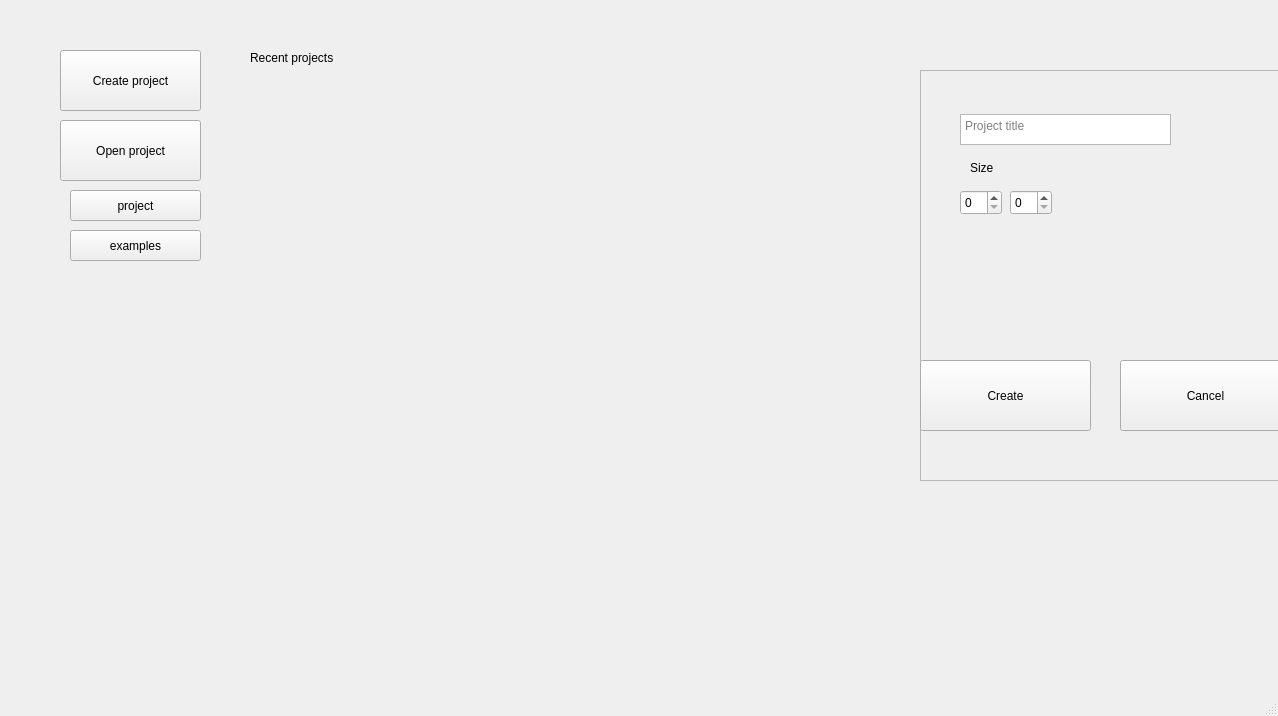
<?xml version="1.0" encoding="UTF-8"?>
<ui version="4.0">
 <class>MainWindow</class>
 <widget class="QMainWindow" name="MainWindow">
  <property name="geometry">
   <rect>
    <x>0</x>
    <y>0</y>
    <width>1278</width>
    <height>716</height>
   </rect>
  </property>
  <property name="windowTitle">
   <string>MainWindow</string>
  </property>
  <widget class="QWidget" name="centralwidget">
   <widget class="QStackedWidget" name="stackedWidget">
    <property name="geometry">
     <rect>
      <x>10</x>
      <y>0</y>
      <width>911</width>
      <height>671</height>
     </rect>
    </property>
    <property name="currentIndex">
     <number>0</number>
    </property>
    <widget class="QWidget" name="page">
     <widget class="QPushButton" name="pushButton">
      <property name="geometry">
       <rect>
        <x>50</x>
        <y>50</y>
        <width>141</width>
        <height>61</height>
       </rect>
      </property>
      <property name="cursor">
       <cursorShape>PointingHandCursor</cursorShape>
      </property>
      <property name="text">
       <string>Create project</string>
      </property>
     </widget>
     <widget class="QPushButton" name="pushButton_2">
      <property name="geometry">
       <rect>
        <x>50</x>
        <y>120</y>
        <width>141</width>
        <height>61</height>
       </rect>
      </property>
      <property name="cursor">
       <cursorShape>PointingHandCursor</cursorShape>
      </property>
      <property name="text">
       <string>Open project</string>
      </property>
     </widget>
     <widget class="QPushButton" name="pushButton_3">
      <property name="geometry">
       <rect>
        <x>60</x>
        <y>190</y>
        <width>131</width>
        <height>31</height>
       </rect>
      </property>
      <property name="cursor">
       <cursorShape>PointingHandCursor</cursorShape>
      </property>
      <property name="text">
       <string>project</string>
      </property>
     </widget>
     <widget class="QPushButton" name="pushButton_4">
      <property name="geometry">
       <rect>
        <x>60</x>
        <y>230</y>
        <width>131</width>
        <height>31</height>
       </rect>
      </property>
      <property name="cursor">
       <cursorShape>PointingHandCursor</cursorShape>
      </property>
      <property name="text">
       <string>examples</string>
      </property>
     </widget>
     <widget class="QLabel" name="label">
      <property name="geometry">
       <rect>
        <x>240</x>
        <y>50</y>
        <width>221</width>
        <height>16</height>
       </rect>
      </property>
      <property name="text">
       <string>Recent projects</string>
      </property>
     </widget>
    </widget>
    <widget class="QWidget" name="page_2">
     <widget class="QPlainTextEdit" name="plainTextEdit">
      <property name="geometry">
       <rect>
        <x>30</x>
        <y>470</y>
        <width>501</width>
        <height>70</height>
       </rect>
      </property>
     </widget>
     <widget class="QPushButton" name="pushButton_5">
      <property name="geometry">
       <rect>
        <x>540</x>
        <y>520</y>
        <width>181</width>
        <height>41</height>
       </rect>
      </property>
      <property name="cursor">
       <cursorShape>PointingHandCursor</cursorShape>
      </property>
      <property name="text">
       <string>Save in txt</string>
      </property>
     </widget>
     <widget class="QPushButton" name="pushButton_6">
      <property name="geometry">
       <rect>
        <x>740</x>
        <y>520</y>
        <width>51</width>
        <height>41</height>
       </rect>
      </property>
      <property name="cursor">
       <cursorShape>PointingHandCursor</cursorShape>
      </property>
      <property name="text">
       <string>DEL</string>
      </property>
     </widget>
     <widget class="QLabel" name="label_2">
      <property name="geometry">
       <rect>
        <x>790</x>
        <y>390</y>
        <width>49</width>
        <height>16</height>
       </rect>
      </property>
      <property name="text">
       <string>layer</string>
      </property>
     </widget>
     <widget class="QSpinBox" name="spinBox">
      <property name="geometry">
       <rect>
        <x>840</x>
        <y>390</y>
        <width>71</width>
        <height>25</height>
       </rect>
      </property>
      <property name="maximum">
       <number>0</number>
      </property>
      <property name="displayIntegerBase">
       <number>10</number>
      </property>
     </widget>
     <widget class="OledCanvas" name="canvasWidget" native="true">
      <property name="geometry">
       <rect>
        <x>30</x>
        <y>19</y>
        <width>501</width>
        <height>441</height>
       </rect>
      </property>
      <property name="cursor">
       <cursorShape>OpenHandCursor</cursorShape>
      </property>
     </widget>
     <widget class="QPushButton" name="pushButton_9">
      <property name="geometry">
       <rect>
        <x>550</x>
        <y>450</y>
        <width>111</width>
        <height>41</height>
       </rect>
      </property>
      <property name="cursor">
       <cursorShape>PointingHandCursor</cursorShape>
      </property>
      <property name="text">
       <string>Print code</string>
      </property>
     </widget>
     <widget class="QLabel" name="IsSaveLabel">
      <property name="geometry">
       <rect>
        <x>762</x>
        <y>40</y>
        <width>21</width>
        <height>20</height>
       </rect>
      </property>
      <property name="text">
       <string/>
      </property>
     </widget>
     <widget class="QPushButton" name="pushButton_10">
      <property name="geometry">
       <rect>
        <x>550</x>
        <y>410</y>
        <width>51</width>
        <height>41</height>
       </rect>
      </property>
      <property name="cursor">
       <cursorShape>PointingHandCursor</cursorShape>
      </property>
      <property name="text">
       <string>undo</string>
      </property>
     </widget>
     <widget class="QPushButton" name="pushButton_11">
      <property name="geometry">
       <rect>
        <x>600</x>
        <y>410</y>
        <width>51</width>
        <height>41</height>
       </rect>
      </property>
      <property name="cursor">
       <cursorShape>PointingHandCursor</cursorShape>
      </property>
      <property name="text">
       <string>redo</string>
      </property>
     </widget>
     <widget class="QPushButton" name="pushButton_12">
      <property name="geometry">
       <rect>
        <x>780</x>
        <y>420</y>
        <width>51</width>
        <height>41</height>
       </rect>
      </property>
      <property name="cursor">
       <cursorShape>PointingHandCursor</cursorShape>
      </property>
      <property name="text">
       <string>add</string>
      </property>
     </widget>
     <widget class="QPushButton" name="pushButton_13">
      <property name="geometry">
       <rect>
        <x>830</x>
        <y>420</y>
        <width>51</width>
        <height>41</height>
       </rect>
      </property>
      <property name="cursor">
       <cursorShape>PointingHandCursor</cursorShape>
      </property>
      <property name="text">
       <string>set</string>
      </property>
     </widget>
     <widget class="QPushButton" name="pushButton_14">
      <property name="geometry">
       <rect>
        <x>660</x>
        <y>450</y>
        <width>71</width>
        <height>41</height>
       </rect>
      </property>
      <property name="cursor">
       <cursorShape>PointingHandCursor</cursorShape>
      </property>
      <property name="text">
       <string>color</string>
      </property>
     </widget>
     <widget class="QCheckBox" name="checkBox">
      <property name="geometry">
       <rect>
        <x>550</x>
        <y>490</y>
        <width>141</width>
        <height>26</height>
       </rect>
      </property>
      <property name="cursor">
       <cursorShape>PointingHandCursor</cursorShape>
      </property>
      <property name="text">
       <string>optimize memory</string>
      </property>
     </widget>
     <widget class="QPushButton" name="pushButton_15">
      <property name="geometry">
       <rect>
        <x>450</x>
        <y>550</y>
        <width>83</width>
        <height>29</height>
       </rect>
      </property>
      <property name="cursor">
       <cursorShape>PointingHandCursor</cursorShape>
      </property>
      <property name="text">
       <string>cut</string>
      </property>
     </widget>
     <widget class="QPushButton" name="pushButton_16">
      <property name="geometry">
       <rect>
        <x>260</x>
        <y>550</y>
        <width>83</width>
        <height>29</height>
       </rect>
      </property>
      <property name="cursor">
       <cursorShape>PointingHandCursor</cursorShape>
      </property>
      <property name="text">
       <string>insert</string>
      </property>
     </widget>
     <widget class="QPushButton" name="pushButton_17">
      <property name="geometry">
       <rect>
        <x>350</x>
        <y>550</y>
        <width>83</width>
        <height>29</height>
       </rect>
      </property>
      <property name="cursor">
       <cursorShape>PointingHandCursor</cursorShape>
      </property>
      <property name="text">
       <string>copy</string>
      </property>
     </widget>
     <widget class="QPushButton" name="pushButton_18">
      <property name="geometry">
       <rect>
        <x>260</x>
        <y>580</y>
        <width>83</width>
        <height>29</height>
       </rect>
      </property>
      <property name="cursor">
       <cursorShape>PointingHandCursor</cursorShape>
      </property>
      <property name="text">
       <string>line</string>
      </property>
     </widget>
     <widget class="QPushButton" name="pushButton_19">
      <property name="geometry">
       <rect>
        <x>350</x>
        <y>580</y>
        <width>83</width>
        <height>29</height>
       </rect>
      </property>
      <property name="cursor">
       <cursorShape>PointingHandCursor</cursorShape>
      </property>
      <property name="text">
       <string>circle</string>
      </property>
     </widget>
     <widget class="QPushButton" name="pushButton_20">
      <property name="geometry">
       <rect>
        <x>450</x>
        <y>580</y>
        <width>83</width>
        <height>29</height>
       </rect>
      </property>
      <property name="cursor">
       <cursorShape>PointingHandCursor</cursorShape>
      </property>
      <property name="text">
       <string>rectangle</string>
      </property>
     </widget>
     <widget class="QPushButton" name="pushButton_21">
      <property name="geometry">
       <rect>
        <x>260</x>
        <y>610</y>
        <width>83</width>
        <height>29</height>
       </rect>
      </property>
      <property name="cursor">
       <cursorShape>PointingHandCursor</cursorShape>
      </property>
      <property name="text">
       <string>paint</string>
      </property>
     </widget>
     <widget class="QPushButton" name="pushButton_22">
      <property name="geometry">
       <rect>
        <x>350</x>
        <y>610</y>
        <width>83</width>
        <height>29</height>
       </rect>
      </property>
      <property name="cursor">
       <cursorShape>PointingHandCursor</cursorShape>
      </property>
      <property name="text">
       <string>broken line</string>
      </property>
     </widget>
     <widget class="QPushButton" name="pushButton_23">
      <property name="geometry">
       <rect>
        <x>450</x>
        <y>610</y>
        <width>83</width>
        <height>29</height>
       </rect>
      </property>
      <property name="cursor">
       <cursorShape>PointingHandCursor</cursorShape>
      </property>
      <property name="text">
       <string>text</string>
      </property>
     </widget>
     <widget class="QLabel" name="miniCanvasWidget">
      <property name="geometry">
       <rect>
        <x>540</x>
        <y>50</y>
        <width>161</width>
        <height>101</height>
       </rect>
      </property>
      <property name="text">
       <string/>
      </property>
     </widget>
     <widget class="QPushButton" name="pushButton_24">
      <property name="geometry">
       <rect>
        <x>80</x>
        <y>550</y>
        <width>71</width>
        <height>41</height>
       </rect>
      </property>
      <property name="cursor">
       <cursorShape>PointingHandCursor</cursorShape>
      </property>
      <property name="text">
       <string>pen</string>
      </property>
     </widget>
     <widget class="QPushButton" name="pushButton_25">
      <property name="geometry">
       <rect>
        <x>170</x>
        <y>580</y>
        <width>83</width>
        <height>29</height>
       </rect>
      </property>
      <property name="cursor">
       <cursorShape>PointingHandCursor</cursorShape>
      </property>
      <property name="text">
       <string>Pan</string>
      </property>
     </widget>
     <widget class="QPushButton" name="pushButton_26">
      <property name="geometry">
       <rect>
        <x>170</x>
        <y>610</y>
        <width>83</width>
        <height>29</height>
       </rect>
      </property>
      <property name="cursor">
       <cursorShape>PointingHandCursor</cursorShape>
      </property>
      <property name="text">
       <string>Rotate</string>
      </property>
     </widget>
     <widget class="QPushButton" name="pushButton_27">
      <property name="geometry">
       <rect>
        <x>170</x>
        <y>550</y>
        <width>83</width>
        <height>29</height>
       </rect>
      </property>
      <property name="cursor">
       <cursorShape>PointingHandCursor</cursorShape>
      </property>
      <property name="text">
       <string>Select</string>
      </property>
     </widget>
     <widget class="QCheckBox" name="checkBox_2">
      <property name="geometry">
       <rect>
        <x>680</x>
        <y>490</y>
        <width>141</width>
        <height>26</height>
       </rect>
      </property>
      <property name="cursor">
       <cursorShape>PointingHandCursor</cursorShape>
      </property>
      <property name="text">
       <string>C++</string>
      </property>
     </widget>
     <widget class="QListWidget" name="listWidget">
      <property name="geometry">
       <rect>
        <x>530</x>
        <y>150</y>
        <width>371</width>
        <height>61</height>
       </rect>
      </property>
     </widget>
     <widget class="QTimeEdit" name="timeEdit">
      <property name="geometry">
       <rect>
        <x>660</x>
        <y>220</y>
        <width>118</width>
        <height>25</height>
       </rect>
      </property>
     </widget>
     <widget class="QPushButton" name="pushButton_28">
      <property name="geometry">
       <rect>
        <x>670</x>
        <y>280</y>
        <width>81</width>
        <height>41</height>
       </rect>
      </property>
      <property name="cursor">
       <cursorShape>PointingHandCursor</cursorShape>
      </property>
      <property name="text">
       <string>add frame</string>
      </property>
     </widget>
     <widget class="QPushButton" name="pushButton_29">
      <property name="geometry">
       <rect>
        <x>750</x>
        <y>280</y>
        <width>51</width>
        <height>41</height>
       </rect>
      </property>
      <property name="cursor">
       <cursorShape>PointingHandCursor</cursorShape>
      </property>
      <property name="text">
       <string>play</string>
      </property>
     </widget>
     <widget class="QPushButton" name="pushButton_30">
      <property name="geometry">
       <rect>
        <x>670</x>
        <y>320</y>
        <width>51</width>
        <height>41</height>
       </rect>
      </property>
      <property name="cursor">
       <cursorShape>PointingHandCursor</cursorShape>
      </property>
      <property name="text">
       <string>del</string>
      </property>
     </widget>
     <widget class="QPushButton" name="pushButton_31">
      <property name="geometry">
       <rect>
        <x>830</x>
        <y>460</y>
        <width>51</width>
        <height>41</height>
       </rect>
      </property>
      <property name="cursor">
       <cursorShape>PointingHandCursor</cursorShape>
      </property>
      <property name="text">
       <string>del</string>
      </property>
     </widget>
     <widget class="QCheckBox" name="checkBox_3">
      <property name="geometry">
       <rect>
        <x>750</x>
        <y>490</y>
        <width>141</width>
        <height>26</height>
       </rect>
      </property>
      <property name="cursor">
       <cursorShape>PointingHandCursor</cursorShape>
      </property>
      <property name="text">
       <string>anim</string>
      </property>
     </widget>
    </widget>
   </widget>
   <widget class="QFrame" name="frame">
    <property name="geometry">
     <rect>
      <x>920</x>
      <y>70</y>
      <width>381</width>
      <height>411</height>
     </rect>
    </property>
    <property name="frameShape">
     <enum>QFrame::Shape::StyledPanel</enum>
    </property>
    <property name="frameShadow">
     <enum>QFrame::Shadow::Raised</enum>
    </property>
    <widget class="QPushButton" name="pushButton_8">
     <property name="geometry">
      <rect>
       <x>0</x>
       <y>290</y>
       <width>171</width>
       <height>71</height>
      </rect>
     </property>
     <property name="cursor">
      <cursorShape>PointingHandCursor</cursorShape>
     </property>
     <property name="text">
      <string>Create</string>
     </property>
    </widget>
    <widget class="QPushButton" name="pushButton_7">
     <property name="geometry">
      <rect>
       <x>200</x>
       <y>290</y>
       <width>171</width>
       <height>71</height>
      </rect>
     </property>
     <property name="cursor">
      <cursorShape>PointingHandCursor</cursorShape>
     </property>
     <property name="text">
      <string>Cancel</string>
     </property>
    </widget>
    <widget class="QSpinBox" name="spinBox_3">
     <property name="geometry">
      <rect>
       <x>40</x>
       <y>120</y>
       <width>42</width>
       <height>25</height>
      </rect>
     </property>
     <property name="cursor">
      <cursorShape>PointingHandCursor</cursorShape>
     </property>
    </widget>
    <widget class="QSpinBox" name="spinBox_4">
     <property name="geometry">
      <rect>
       <x>90</x>
       <y>120</y>
       <width>42</width>
       <height>25</height>
      </rect>
     </property>
     <property name="cursor">
      <cursorShape>PointingHandCursor</cursorShape>
     </property>
    </widget>
    <widget class="QLabel" name="label_4">
     <property name="geometry">
      <rect>
       <x>50</x>
       <y>90</y>
       <width>49</width>
       <height>16</height>
      </rect>
     </property>
     <property name="text">
      <string>Size</string>
     </property>
    </widget>
    <widget class="QPlainTextEdit" name="plainTextEdit_2">
     <property name="geometry">
      <rect>
       <x>40</x>
       <y>44</y>
       <width>211</width>
       <height>31</height>
      </rect>
     </property>
     <property name="placeholderText">
      <string>Project title</string>
     </property>
    </widget>
   </widget>
  </widget>
  <widget class="QMenuBar" name="menubar">
   <property name="geometry">
    <rect>
     <x>0</x>
     <y>0</y>
     <width>1278</width>
     <height>25</height>
    </rect>
   </property>
  </widget>
  <widget class="QStatusBar" name="statusbar"/>
 </widget>
 <customwidgets>
  <customwidget>
   <class>OledCanvas</class>
   <extends>QWidget</extends>
   <header>oledcanvas.h</header>
   <container>1</container>
  </customwidget>
 </customwidgets>
 <resources/>
 <connections/>
</ui>
